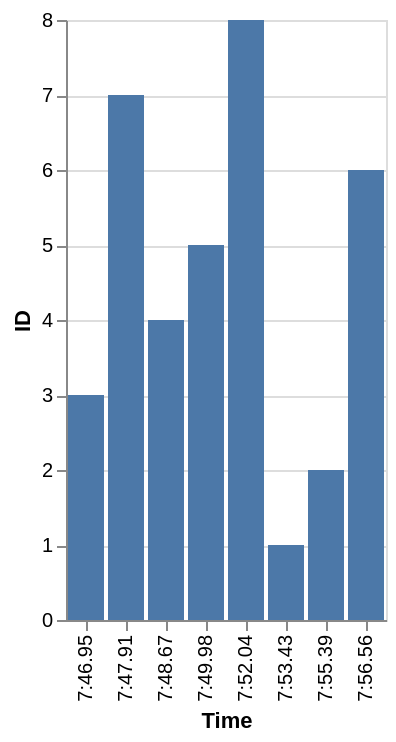

This figure's Vega-Lite source:
### Vega-Lite specification from a JSON file in a GitHub repository (floating-point values rounded to 4 significant figures)
{"data": {"values": [{"x_data": "7:47.91", "y_data": 7}, {"x_data": "7:48.67", "y_data": 4}, {"x_data": "7:49.98", "y_data": 5}, {"x_data": "7:52.04", "y_data": 8}, {"x_data": "7:53.43", "y_data": 1}, {"x_data": "7:55.39", "y_data": 2}, {"x_data": "7:56.56", "y_data": 6}, {"x_data": "7:46.95", "y_data": 3}]}, "mark": "bar", "encoding": {"x": {"field": "x_data", "type": "nominal", "title": "Time", "sort": "ascending"}, "y": {"field": "y_data", "type": "quantitative", "title": "ID"}}}
